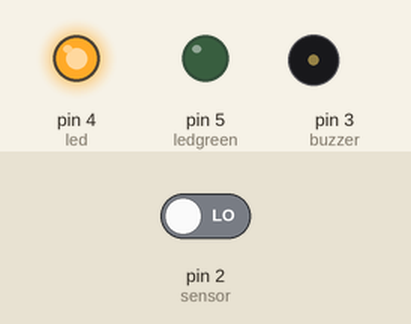
Recording of a sketch running on a simulated Arduino Uno, built with avr-gcc and run on an emulated ATmega328P. Shown: output pins drawn as LEDs (lit = HIGH), buzzer (waves = sounding, pin HIGH). The test bench sets the inputs (shaded band); at power-on: pin 2 (sensor) LOW.

Above: at 0.1 s.
At 6.2 s:
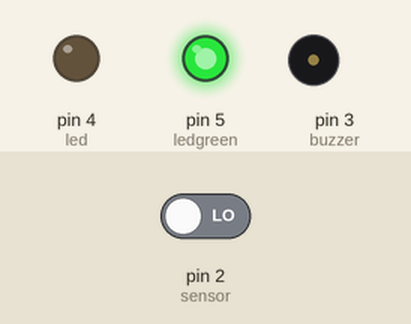
6.3 s: pin 2 (sensor) driven HIGH
At 6.7 s:
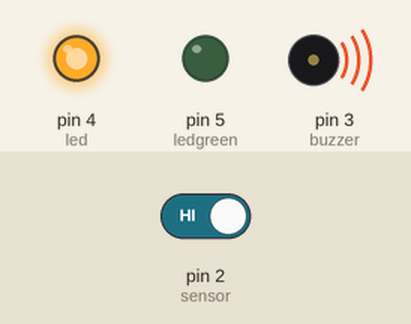
Timing chart, 0 to 9.3 s (numbered marks = the images above; inputs shaded):
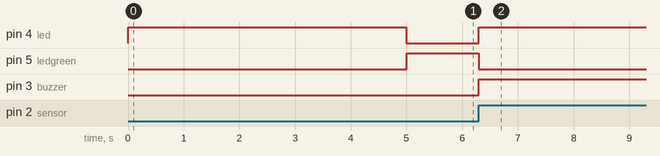

The sketch:

sketch_dec09a.ino
```cpp
const int buzzer = 3;
const int sensor = 2;
const int led = 4;
int ledgreen=5;
void setup()
{
  pinMode(buzzer, OUTPUT);
  pinMode(ledgreen, OUTPUT);
  pinMode(sensor, INPUT);
  pinMode(led, OUTPUT);
  digitalWrite(led,HIGH);
  delay(5000);
  digitalWrite(led,LOW);
}
void loop()
{

    if(digitalRead(sensor) == HIGH)
    {
      digitalWrite(ledgreen, LOW);
      digitalWrite(buzzer, HIGH);
      digitalWrite(led, HIGH);
      delay(5000);
    }else
    {
      digitalWrite(buzzer, LOW);
        digitalWrite(ledgreen, HIGH);
    }

}
```

Measured:
- after the input at 6.3 s, pin 4 (led), pin 3 (buzzer): LOW → HIGH at once; pin 5 (ledgreen): HIGH → LOW at once
